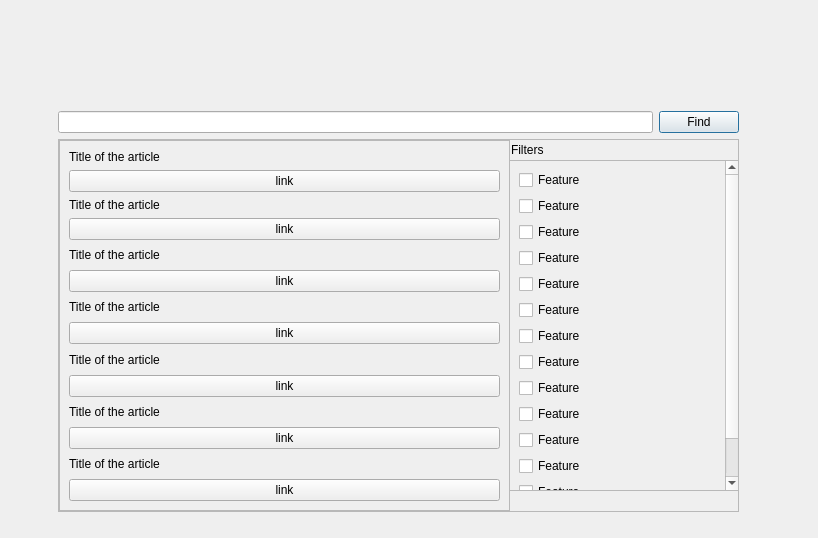
<?xml version="1.0" encoding="UTF-8"?>
<ui version="4.0">
 <class>Dialog</class>
 <widget class="QDialog" name="Dialog">
  <property name="geometry">
   <rect>
    <x>0</x>
    <y>0</y>
    <width>818</width>
    <height>538</height>
   </rect>
  </property>
  <property name="windowTitle">
   <string>Dialog</string>
  </property>
  <widget class="QWidget" name="layoutWidget">
   <property name="geometry">
    <rect>
     <x>58</x>
     <y>111</y>
     <width>681</width>
     <height>401</height>
    </rect>
   </property>
   <layout class="QVBoxLayout" name="verticalLayout_3">
    <item>
     <layout class="QHBoxLayout" name="horizontalLayout">
      <item>
       <widget class="QLineEdit" name="lineEdit"/>
      </item>
      <item>
       <widget class="QPushButton" name="pushButton">
        <property name="text">
         <string>Find</string>
        </property>
       </widget>
      </item>
     </layout>
    </item>
    <item>
     <layout class="QHBoxLayout" name="horizontalLayout_2">
      <item>
       <layout class="QVBoxLayout" name="verticalLayout"/>
      </item>
      <item>
       <layout class="QVBoxLayout" name="verticalLayout_2">
        <item>
         <widget class="QScrollArea" name="scrollArea">
          <property name="widgetResizable">
           <bool>true</bool>
          </property>
          <widget class="QWidget" name="scrollAreaWidgetContents">
           <property name="geometry">
            <rect>
             <x>0</x>
             <y>0</y>
             <width>664</width>
             <height>355</height>
            </rect>
           </property>
           <widget class="QScrollArea" name="scrollArea_2">
            <property name="geometry">
             <rect>
              <x>0</x>
              <y>0</y>
              <width>451</width>
              <height>371</height>
             </rect>
            </property>
            <property name="widgetResizable">
             <bool>true</bool>
            </property>
            <widget class="QWidget" name="scrollAreaWidgetContents_2">
             <property name="geometry">
              <rect>
               <x>0</x>
               <y>0</y>
               <width>432</width>
               <height>458</height>
              </rect>
             </property>
             <layout class="QVBoxLayout" name="verticalLayout_6">
              <item>
               <layout class="QVBoxLayout" name="verticalLayout_5">
                <item>
                 <widget class="QLabel" name="label_15">
                  <property name="sizePolicy">
                   <sizepolicy hsizetype="Preferred" vsizetype="Fixed">
                    <horstretch>0</horstretch>
                    <verstretch>0</verstretch>
                   </sizepolicy>
                  </property>
                  <property name="text">
                   <string>Title of the article</string>
                  </property>
                 </widget>
                </item>
                <item>
                 <widget class="QPushButton" name="pushButton_2">
                  <property name="text">
                   <string>link</string>
                  </property>
                 </widget>
                </item>
                <item>
                 <widget class="QLabel" name="label_5">
                  <property name="sizePolicy">
                   <sizepolicy hsizetype="Preferred" vsizetype="Fixed">
                    <horstretch>0</horstretch>
                    <verstretch>0</verstretch>
                   </sizepolicy>
                  </property>
                  <property name="text">
                   <string>Title of the article</string>
                  </property>
                 </widget>
                </item>
                <item>
                 <widget class="QPushButton" name="pushButton_3">
                  <property name="text">
                   <string>link</string>
                  </property>
                 </widget>
                </item>
                <item>
                 <widget class="QLabel" name="label_17">
                  <property name="text">
                   <string>Title of the article</string>
                  </property>
                 </widget>
                </item>
                <item>
                 <widget class="QPushButton" name="pushButton_4">
                  <property name="text">
                   <string>link</string>
                  </property>
                 </widget>
                </item>
                <item>
                 <widget class="QLabel" name="label">
                  <property name="text">
                   <string>Title of the article</string>
                  </property>
                 </widget>
                </item>
                <item>
                 <widget class="QPushButton" name="pushButton_5">
                  <property name="text">
                   <string>link</string>
                  </property>
                 </widget>
                </item>
                <item>
                 <widget class="QLabel" name="label_2">
                  <property name="text">
                   <string>Title of the article</string>
                  </property>
                 </widget>
                </item>
                <item>
                 <widget class="QPushButton" name="pushButton_6">
                  <property name="text">
                   <string>link</string>
                  </property>
                 </widget>
                </item>
                <item>
                 <widget class="QLabel" name="label_14">
                  <property name="text">
                   <string>Title of the article</string>
                  </property>
                 </widget>
                </item>
                <item>
                 <widget class="QPushButton" name="pushButton_7">
                  <property name="text">
                   <string>link</string>
                  </property>
                 </widget>
                </item>
                <item>
                 <widget class="QLabel" name="label_11">
                  <property name="text">
                   <string>Title of the article</string>
                  </property>
                 </widget>
                </item>
                <item>
                 <widget class="QPushButton" name="pushButton_8">
                  <property name="text">
                   <string>link</string>
                  </property>
                 </widget>
                </item>
               </layout>
              </item>
             </layout>
            </widget>
           </widget>
           <widget class="QScrollArea" name="scrollArea_3">
            <property name="geometry">
             <rect>
              <x>450</x>
              <y>20</y>
              <width>231</width>
              <height>331</height>
             </rect>
            </property>
            <property name="sizePolicy">
             <sizepolicy hsizetype="Expanding" vsizetype="Preferred">
              <horstretch>0</horstretch>
              <verstretch>0</verstretch>
             </sizepolicy>
            </property>
            <property name="widgetResizable">
             <bool>true</bool>
            </property>
            <widget class="QWidget" name="scrollAreaWidgetContents_5">
             <property name="geometry">
              <rect>
               <x>0</x>
               <y>0</y>
               <width>212</width>
               <height>449</height>
              </rect>
             </property>
             <layout class="QVBoxLayout" name="verticalLayout_7">
              <item>
               <widget class="QCheckBox" name="checkBox_10">
                <property name="text">
                 <string>Feature</string>
                </property>
               </widget>
              </item>
              <item>
               <widget class="QCheckBox" name="checkBox_9">
                <property name="text">
                 <string>Feature</string>
                </property>
               </widget>
              </item>
              <item>
               <widget class="QCheckBox" name="checkBox_8">
                <property name="text">
                 <string>Feature</string>
                </property>
               </widget>
              </item>
              <item>
               <widget class="QCheckBox" name="checkBox_14">
                <property name="text">
                 <string>Feature</string>
                </property>
               </widget>
              </item>
              <item>
               <widget class="QCheckBox" name="checkBox">
                <property name="text">
                 <string>Feature</string>
                </property>
               </widget>
              </item>
              <item>
               <widget class="QCheckBox" name="checkBox_6">
                <property name="text">
                 <string>Feature</string>
                </property>
               </widget>
              </item>
              <item>
               <widget class="QCheckBox" name="checkBox_12">
                <property name="text">
                 <string>Feature</string>
                </property>
               </widget>
              </item>
              <item>
               <widget class="QCheckBox" name="checkBox_11">
                <property name="text">
                 <string>Feature</string>
                </property>
               </widget>
              </item>
              <item>
               <widget class="QCheckBox" name="checkBox_7">
                <property name="text">
                 <string>Feature</string>
                </property>
               </widget>
              </item>
              <item>
               <widget class="QCheckBox" name="checkBox_2">
                <property name="text">
                 <string>Feature</string>
                </property>
               </widget>
              </item>
              <item>
               <widget class="QCheckBox" name="checkBox_13">
                <property name="text">
                 <string>Feature</string>
                </property>
               </widget>
              </item>
              <item>
               <widget class="QCheckBox" name="checkBox_3">
                <property name="text">
                 <string>Feature</string>
                </property>
               </widget>
              </item>
              <item>
               <widget class="QCheckBox" name="checkBox_5">
                <property name="text">
                 <string>Feature</string>
                </property>
               </widget>
              </item>
              <item>
               <widget class="QCheckBox" name="checkBox_4">
                <property name="text">
                 <string>Feature</string>
                </property>
               </widget>
              </item>
             </layout>
            </widget>
           </widget>
           <widget class="QLabel" name="label_3">
            <property name="geometry">
             <rect>
              <x>452</x>
              <y>0</y>
              <width>211</width>
              <height>20</height>
             </rect>
            </property>
            <property name="text">
             <string>Filters</string>
            </property>
           </widget>
           <widget class="QWidget" name="">
            <property name="geometry">
             <rect>
              <x>-10</x>
              <y>0</y>
              <width>77</width>
              <height>77</height>
             </rect>
            </property>
            <layout class="QVBoxLayout" name="verticalLayout_4"/>
           </widget>
          </widget>
         </widget>
        </item>
       </layout>
      </item>
     </layout>
    </item>
   </layout>
  </widget>
  <widget class="QLabel" name="label_background">
   <property name="geometry">
    <rect>
     <x>60</x>
     <y>20</y>
     <width>681</width>
     <height>91</height>
    </rect>
   </property>
   <property name="sizePolicy">
    <sizepolicy hsizetype="Preferred" vsizetype="Preferred">
     <horstretch>0</horstretch>
     <verstretch>0</verstretch>
    </sizepolicy>
   </property>
   <property name="layoutDirection">
    <enum>Qt::LeftToRight</enum>
   </property>
   <property name="styleSheet">
    <string notr="true"/>
   </property>
   <property name="text">
    <string/>
   </property>
   <property name="pixmap">
    <pixmap>../../../Desktop/Presentations/qt_pic2/pets.jpg</pixmap>
   </property>
  </widget>
 </widget>
 <resources/>
 <connections/>
</ui>
